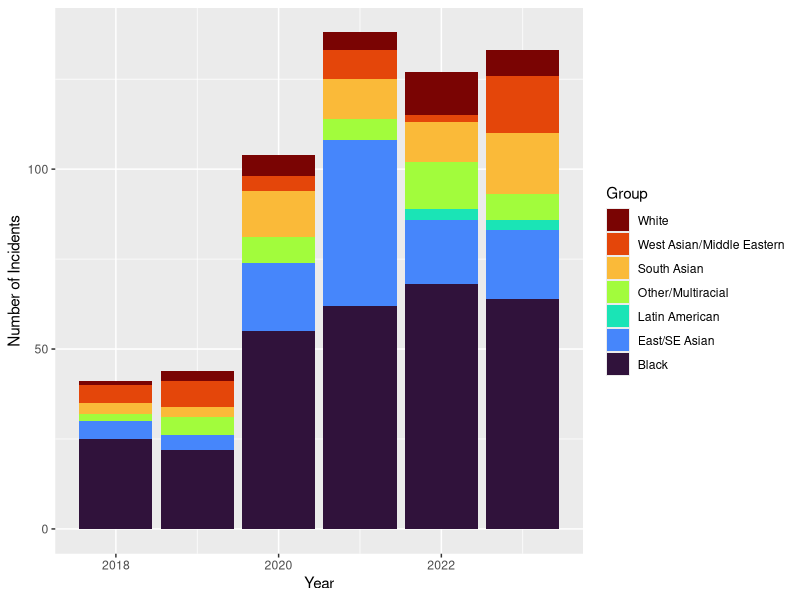
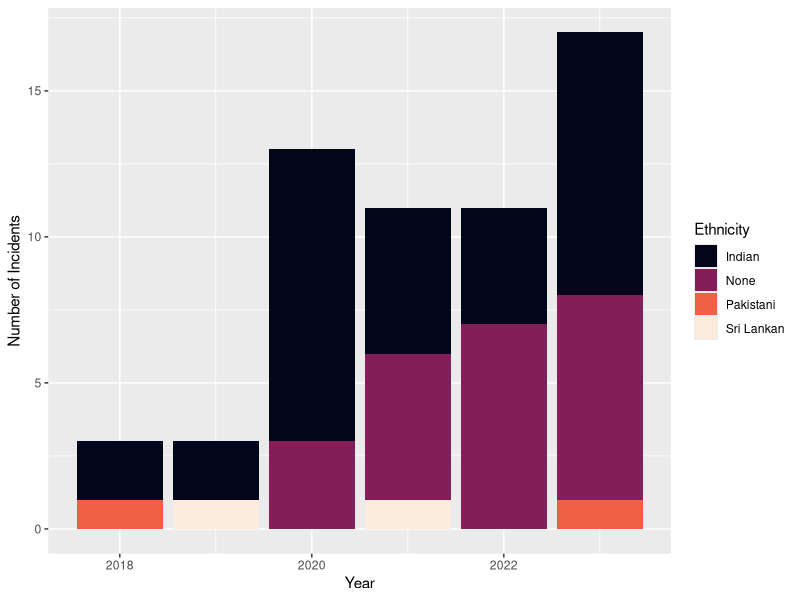
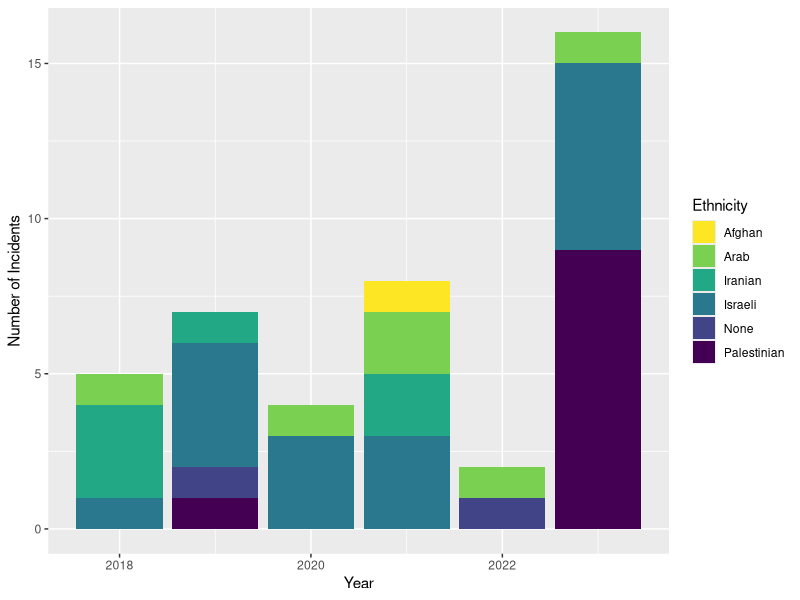

Reproduce these figures in R, in order.
## ---- chunk 1
#| include: false
#| warning: false
#| message: false

library(tidyverse)
library(ggplot2)

analysis_data <- read_csv(here::here("data/analysis_data/analysis_data.csv"))
## ---- chunk 2
#| label: fig-hate-crimes-all-races
#| fig-cap: Racial Hate Crimes Victims by Race and Year (2018-2023)
#| echo: false


analysis_data |>
  ggplot(aes(x = reported_year, fill = fct_rev(race_bias))) +
  labs(y = "Number of Incidents", fill = "Group", x = "Year") +
  scale_fill_viridis_d(option = "H", direction = -1) +
  geom_bar()
  
## ---- chunk 3
#| label: fig-SA_graph
#| fig-cap: South Asian Hate Crimes Victims by Ethnicity and Year (2018-2023)
#| echo: false


analysis_data |>
  filter(race_bias == "South Asian") |>
  ggplot(aes(x = reported_year, fill = ethnicity_bias)) +
  geom_bar() +
  labs(y = "Number of Incidents", fill = "Ethnicity", x = "Year") +
  scale_fill_viridis_d(option = "F") 




## ---- chunk 4
#| label: fig-WAME_graph
#| fig-cap: West Asian/Middle Eastern Hate Crimes Victims by Ethnicity and Year (2018-2023)
#| echo: false

analysis_data |>
  filter(race_bias == "West Asian/Middle Eastern") |>
  ggplot(aes(x = reported_year, fill = ethnicity_bias)) +
  geom_bar() +
  labs(y = "Number of Incidents", fill = "Ethnicity", x = "Year") +
  scale_fill_viridis_d(option = "D", direction = -1)
